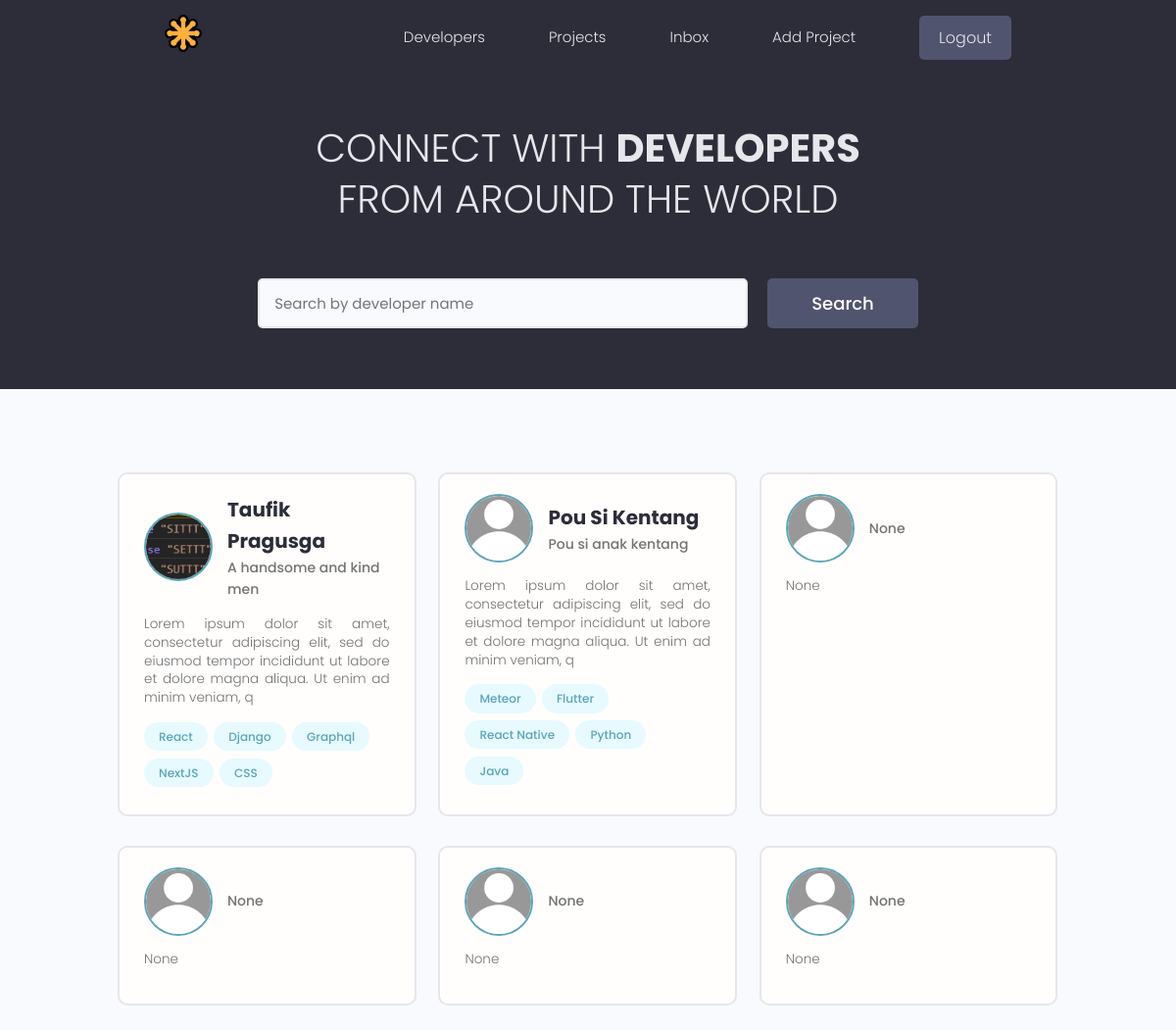
Screenshot of / (signed in) with the database file from the repository.
### users/models.py (models this page shows, shortened)
class Profile(models.Model):
    id = models.UUIDField(primary_key=True, default=uuid.uuid4, editable=False)
    created_at = models.DateTimeField(auto_now_add=True)
    user = models.OneToOneField(User, on_delete=models.CASCADE)
    name = models.CharField(max_length=200, null=True, blank=True)
    username = models.CharField(max_length=200, null=True, blank=True)
    location = models.CharField(max_length=300, null=True, blank=True)
    email = models.CharField(max_length=200, null=True, blank=True)
    short_intro = models.CharField(max_length=200, null=True, blank=True)
    bio = models.TextField(null=True, blank=True)
    profile_image = models.ImageField(
        upload_to="profiles/",
        blank=True,
        null=True,
        default="profiles/default.jpg",
    )
    social_github = models.CharField(max_length=200, null=True, blank=True)
    social_twitter = models.CharField(max_length=200, null=True, blank=True)
    social_linkedin = models.CharField(max_length=200, null=True, blank=True)
    social_youtube = models.CharField(max_length=200, null=True, blank=True)

class Skill(models.Model):
    id = models.UUIDField(primary_key=True, default=uuid.uuid4, editable=False)
    created_at = models.DateTimeField(auto_now_add=True)
    owner = models.ForeignKey(
        Profile, on_delete=models.CASCADE, null=True, blank=True
    )
    name = models.CharField(max_length=200, null=True, blank=True)
    description = models.TextField(null=True, blank=True)
    def __str__(self):
        return str(self.name)

### users/views.py (the view)
# urls.py: path("", views.profiles, name="profiles"),
def profiles(request):
    profiles = Profile.objects.all()
    context = {"profiles": profiles}
    return render(request, "users/profiles.html", context)

### users/templates/users/profiles.html (shortened to what this page needs)
{% extends "main.html"%}
{% block content %}
<main class="home">
  <section class="hero-section text-center">
    <div class="container container--narrow">
      <div class="hero-section__box">
        <h2>CONNECT WITH <span>DEVELOPERS</span></h2>
        <h2>FROM AROUND THE WORLD</h2>
      </div>
      <div class="hero-section__search">
        <form class="form" action="#" method="get">
          <div class="form__field">
            <input class="input input--text" id="formInput#search" type="text" name="text"
              placeholder="Search by developer name" />
          </div>
          <input class="btn btn--sub btn--lg" type="submit" value="Search" />
        </form>
      </div>
    </div>
  </section>
  <section class="devlist">
    <div class="container">
      <div class="grid grid--three">
        {% for profile in profiles %}
        <div class="column card">
          <div class="dev">
            <a href="{% url 'user-profile' profile.id %}" class="card__body">
              <div class="dev__profile">
                <img class="avatar avatar--md" src="{{profile.profile_image.url}}" alt="{{profile.name}}" />
                <div class="dev__meta">
                  <h3>{{profile.name}}</h3>
                  <h5>{{profile.short_intro|slice:"60"}}</h5>
                </div>
              </div>
              <p class="dev__info">
                {{profile.bio|slice:"150"}}
              </p>
              <div class="dev__skills">
                {% for skill in profile.skill_set.all|slice:'5' %}
                <span class="tag tag--pill tag--main">
                  <small>{{skill}}</small>
                </span>
                {% endfor %}
              </div>
            </a>
          </div>
        </div>
        {% endfor %}
      </div>
    </div>
  </section>
</main>
{% endblock content%}

### static/styles/app.css (style rules this page uses)
:root { --color-sub: #2d2d39; }
.btn--sub { background-color: var(--color-sub-light); }
.card { border: 2px solid var(--color-light); }
img { width: 100%; }
.hero-section { height: 40vh; display: flex; align-items: center; background-color: var(--color-sub); }
.hero-section__box { margin-bottom: 4rem; }
.hero-section__box > h2, .hero-section__box > h2 > span { font-size: 4rem; color: var(--color-light); line-height: 1.3; text-transform: uppercase; }
.hero-section__box > h2 { font-weight: 300; }
.hero-section__box > h2 > span { font-weight: 700; }
.hero-section__search > .form { display: flex; align-items: center; justify-content: center; gap: 2rem; }
.hero-section__search > .form input.input--text { width: 50rem; }
.devlist { margin-top: 8rem; }
.devlist .grid { align-items: stretch; }
.devlist .dev .dev__profile { display: flex; align-items: center; gap: 1.5rem; }
.devlist .dev .dev__meta h3 { color: var(--color-sub); font-size: 2rem; font-weight: 700; }
.devlist .dev .dev__meta h5 { color: var(--color-text); font-size: 1.4rem; font-weight: 500; }
.devlist .dev .dev__info { margin: 1.5rem 0; font-size: 1.35rem; line-height: 1.4; text-align: justify; }

### static/uikit/styles/modules/_variables.css (style rules this page uses)
:root { --color-main: #5aa5b9; --color-main-light: #e6faff; --color-sub: #3f4156; --color-sub-light: #51546e; --color-sub-lighter: #ededfd; --color-text: #737373; --color-gray: #8b8b8b; --color-light: #e5e7eb; --color-light-gray: #767676; --color-bg: #f8fafd; --color-white: #fffefd; --color-white-light: #f3f3f3; --color-success: #359e64; --color-success-bg: #def8e8; --color-error: #fc4b0b; --color-error-bg: #fff2ee; --font-base: 'Poppins', arial, helvetica, 'Segoe UI', roboto, ubuntu, sans-serif; --font-monospace: 'Fira Code', 'Courier New', courier, monospace; --font-regular: 300; --font-medium: 500; --font-bold: 700; --generic-shadow: 1px 1px 5px #00000010; --generic-transition: all 0.3s ease-in-out; }

### static/uikit/styles/modules/_base.css (style rules this page uses)
* { margin: 0; padding: 0; box-sizing: border-box; text-rendering: optimizeLegibility; color: inherit; font-size: inherit; }
html { font-size: 50%; }
@media only screen and (min-width: 480px) { html { font-size: 56.25%; } }
@media only screen and (min-width: 1200px) { html { font-size: 62.5%; } }
body { line-height: 1.6; font-weight: 400; font-size: 1.5rem; color: var(--color-text); background-color: var(--color-bg); min-height: 100vh; }

### static/uikit/styles/modules/_typography.css (style rules this page uses)
* { font-family: var(--font-base); }
h2 { font-size: 3.6rem; font-weight: var(--font-bold); }
h3 { font-size: 3.2rem; font-weight: var(--font-medium); }
h5 { font-size: 2.4rem; font-weight: var(--font-medium); }
h5, h6 { font-weight: var(--font-regular); }
p, span, strong { font-size: 1.6rem; color: var(--color-text); font-weight: var(--font-regular); }
a { padding-bottom: 2px; text-decoration: none; display: inline-block; color: var(--color-main); font-weight: var(--font-medium); }

### static/uikit/styles/modules/_utilities.css (style rules this page uses)
.container { width: 92%; max-width: 165rem; margin: 0 auto; box-sizing: border-box; }
.container--narrow { width: 92%; max-width: 120rem; }
@media screen and (min-width: 1000px) { .container { width: 90%; } }
@media screen and (min-width: 1000px) { .container--narrow { width: 85%; } }
@media screen and (min-width: 1200px) { .container { width: 80%; } }
@media screen and (min-width: 1200px) { .container--narrow { width: 72%; } }
.text-center { text-align: center; }

### static/uikit/styles/modules/_avatar.css (style rules this page uses)
.avatar { border-radius: 50%; border: 2px solid var(--color-main); object-fit: cover; }
.avatar--md { height: 7rem; width: 7rem; }

### static/uikit/styles/modules/_button.css (style rules this page uses)
.btn { display: inline-block; position: relative; cursor: pointer; background-color: var(--color-light); font-weight: var(--font-medium); color: var(--color-sub); text-decoration: none; padding: 1rem 2rem; border-radius: 0.5rem; border: none; width: -webkit-fit-content; width: -moz-fit-content; width: fit-content; height: -webkit-fit-content; height: -moz-fit-content; height: fit-content; font-size: 1.6rem; outline-width: 0; outline-color: transparent; -webkit-backface-visibility: hidden; backface-visibility: hidden; transition: all 0.3s ease-in-out; }
.btn--sub { background-color: var(--color-sub); color: var(--color-white); }
.btn--lg { font-size: 1.8rem; padding: 1.2rem 4.5rem; }

### static/uikit/styles/modules/_card.css (style rules this page uses)
.card { border-radius: 1rem; background-color: var(--color-white); border: 1.5px solid var(--color-light); width: auto; height: auto; margin-top: 0.5rem; margin-bottom: 0.5rem; overflow: hidden; }
.card__body, .card__header { padding: 2rem 2.5rem; }

### rows the page displays
Profile: profile_image (picture), name "Taufik Pragusga", short_intro "A handsome and kind men", bio "Lorem ipsum dolor sit amet, consectetur adipiscing elit, sed do eiusmod tempor incididunt ut labore et dolore magna aliqua. Ut enim ad minim veniam, q"
Skill: name "React"
Skill: name "Django"
Skill: name "Graphql"
Skill: name "NextJS"
Skill: name "CSS"
Profile: profile_image (placeholder picture), name "Pou Si Kentang", short_intro "Pou si anak kentang", bio "Lorem ipsum dolor sit amet, consectetur adipiscing elit, sed do eiusmod tempor incididunt ut labore et dolore magna aliqua. Ut enim ad minim veniam, q"
Skill: name "Meteor"
Skill: name "Flutter"
Skill: name "React Native"
Skill: name "Python"
Skill: name "Java"
Profile: profile_image (placeholder picture), short_intro "None", bio "None"
Profile: profile_image (placeholder picture), short_intro "None", bio "None"
Profile: profile_image (placeholder picture), short_intro "None", bio "None"
Profile: profile_image (placeholder picture), short_intro "None", bio "None"
